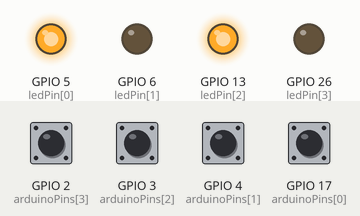
Bench run of a program on a simulated Raspberry Pi (BCM pin numbers). Parts: output pins drawn as LEDs (lit = HIGH). Dashed ring = blinking. Inputs (shaded band) come from the test bench; at power-on: GPIO 2 (arduinoPins[3]), GPIO 3 (arduinoPins[2]), GPIO 4 (arduinoPins[1]), GPIO 17 (arduinoPins[0]) HIGH. The clock reads 2024-03-15 10:24:30 at power-on unless the program sets it.

Above: at 1.2 s.
1.3 s: GPIO 2 (arduinoPins[3]) pulled LOW for 1 s
At 1.9 s:
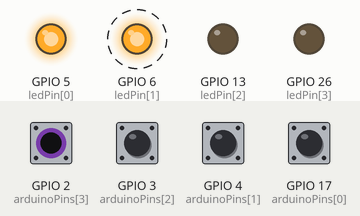
4.3 s: GPIO 3 (arduinoPins[2]) pulled LOW for 1 s
At 5.8 s:
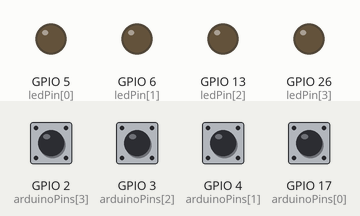
7.3 s: GPIO 4 (arduinoPins[1]) pulled LOW for 1 s
At 7.56 s:
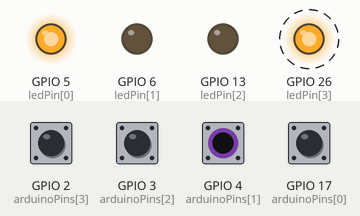
10.3 s: GPIO 17 (arduinoPins[0]) pulled LOW for 1 s
At 11.91 s:
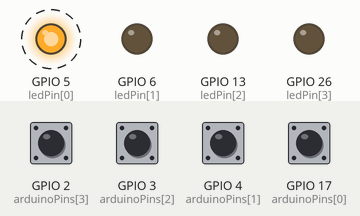
13.3 s: GPIO 2 (arduinoPins[3]) pulsed LOW 5 times (0.12 s each, 0.3 s apart)
At 14.82 s:
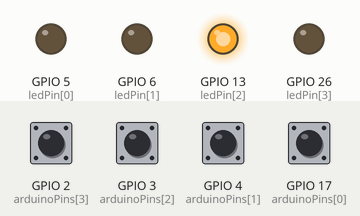
16.3 s: GPIO 3 (arduinoPins[2]) pulsed LOW 5 times (0.12 s each, 0.3 s apart)
At 18.27 s:
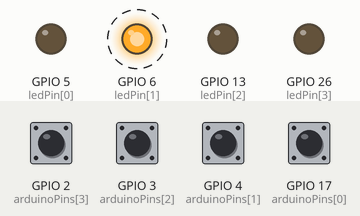
Timing chart, 0 to 20.4 s (numbered marks = the images above; inputs shaded):
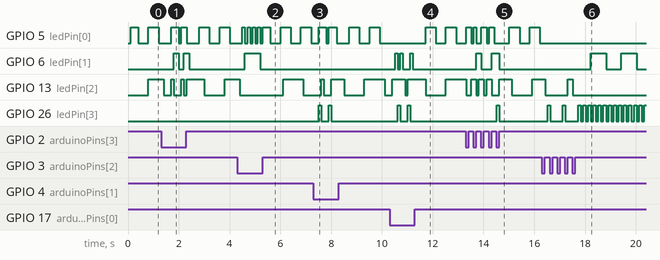

Measured:
- after the input at 1.3 s, GPIO 6 (ledPin[1]): alternates HIGH for 0.20 s and LOW for 0.20 s, 4 changes in all, then stays LOW, starting after 0.50 s
- after the input at 4.3 s, GPIO 6 (ledPin[1]): LOW → HIGH after 0.31 s, → LOW 0.60 s later
- after the input at 7.3 s, GPIO 26 (ledPin[3]): alternates HIGH for 0.10 s and LOW for 0.30 s, 4 changes in all, then stays LOW, starting after 0.21 s
- after the input at 10.3 s, GPIO 6 (ledPin[1]): goes HIGH 0.10 s, LOW 0.10 s, HIGH 0.10 s, LOW 0.30 s, HIGH 0.10 s, then LOW, starting after 0.22 s; GPIO 26 (ledPin[3]): alternates HIGH for 0.10 s and LOW for 0.30 s, 4 changes in all, then stays LOW, starting after 0.32 s
- after the input at 13.3 s, GPIO 6 (ledPin[1]): LOW → HIGH after 0.42 s, → LOW 0.20 s later, → HIGH 0.40 s later, → LOW 0.30 s later; GPIO 26 (ledPin[3]): LOW → HIGH after 1.2 s, → LOW 0.10 s later
- after the input at 16.3 s, GPIO 5 (ledPin[0]): stops changing and stays LOW; GPIO 6 (ledPin[1]): alternates HIGH for 0.60 s and LOW for 0.60 s, starting after 1.9 s; GPIO 26 (ledPin[3]): goes HIGH 0.10 s, LOW 0.50 s, HIGH 0.10 s, LOW 0.50 s, 13 × (HIGH 0.10 s, LOW 0.10 s), then HIGH, starting after 0.22 s

The program:

Opdracht_9.py
```python
import RPi.GPIO as GPIO
import time

# Deze opdracht is met behulp van Eloi, Lincy, Joost en Jeremy gemaakt

ledPin = [5, 6, 13, 26]
arduinoPins = [17, 4, 3, 2]
blinkTimes = [100, 400, 600, 800]
vorigetijd = [0, 0, 0, 0]
vorigeLedInput = -1
ledPinStatus = [GPIO.LOW, GPIO.LOW, GPIO.LOW, GPIO.LOW]
blinkSelect = [0, 0, 0, 0]
vorigeLed = [0, 0, 0, 0]

GPIO.setmode(GPIO.BCM)
GPIO.setup(ledPin[0], GPIO.OUT)
GPIO.setup(ledPin[1], GPIO.OUT)
GPIO.setup(ledPin[2], GPIO.OUT)
GPIO.setup(ledPin[3], GPIO.OUT)

GPIO.setup(arduinoPins[0], GPIO.IN, GPIO.PUD_UP)
GPIO.setup(arduinoPins[1], GPIO.IN, GPIO.PUD_UP)
GPIO.setup(arduinoPins[2], GPIO.IN, GPIO.PUD_UP)
GPIO.setup(arduinoPins[3], GPIO.IN, GPIO.PUD_UP)

def millis():
    return time.time() * 1000

# Er wordt gekeken of de status van
# een LED aan of uit is. Als het ledje uit is
# worden alle andere leds die aan staan uitgezet.
def checkLed(led, tijd):
    if vorigeLed[led] == 0:
        s = 0
        for i in vorigeLed:
            if i == 2:
                ledPinStatus[s] = GPIO.LOW
                vorigeLed[s] = 0
                GPIO.output(ledPin[s], GPIO.LOW)
            if i == 1:
                vorigeLed[s] = 2
            s += 1
        ledPinStatus[led] = GPIO.HIGH
        vorigeLed[led] = 1
        GPIO.output(ledPin[led], GPIO.HIGH)

    # adhv de blinkTimes wordt de blinkSelect aangepast
    blinkSelect[led] = blinkTimes[tijd]
    blinkLed(led)


def blinkLed(led):
    # millis worden gebruikt om de huidigetijd variabele aan te passen
    huidigetijd = millis()
    # Controleert of de huidige tijd min de vorigetijddat de led knipperde groter of
    # gelijk is aan de geselcteerde kniiper tijd en of de vorige LED status groter of gelijk is
    # aan 1
    if huidigetijd - vorigetijd[led] >= blinkSelect[led] and vorigeLed[led] >= 1:
        # Update vorige tijd met huidige tijd
        vorigetijd[led] = huidigetijd
        # Controleer huidige status LED pin
        if ledPinStatus[led] == GPIO.LOW:
            ledPinStatus[led] = GPIO.HIGH
        else:
            ledPinStatus[led] = GPIO.LOW
        GPIO.output(ledPin[led], ledPinStatus[led])


# Wanneer de pinstatus op HIGH staat, wordt er gekeken of er al een LED geselecteerd was.
# Als dit het geval is, wordt de checkLed() functie uitgevoerd met de geselecteerde LED en de
# index van de snelheid. Als er geen LED geselecteerd was, wordt de huidige pin als
# de geselecteerde LED opgeslagen.
def ledInput(i):
    global vorigeLedInput
    pinstatus = GPIO.input(arduinoPins[i])
    if pinstatus == GPIO.HIGH:
        if vorigeLedInput > -1:
            checkLed(vorigeLedInput, i)
            vorigeLedInput = -1
        else:
            vorigeLedInput = i

checkLed(0, 0)
checkLed(1, 0)

while True:
    #Doorloopt elke led in the while loop
    for i in range(4):
        blinkLed(i)
        ledInput(i)
    time.sleep(0.1)
```
